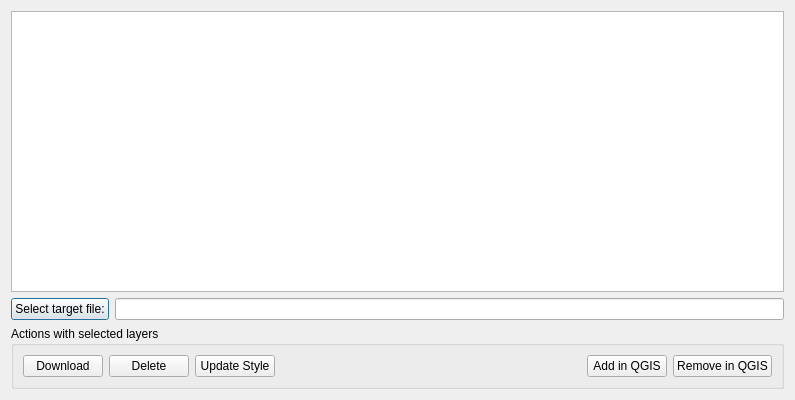
<?xml version="1.0" encoding="UTF-8"?>
<ui version="4.0">
 <class>PostgisLayersManagementDialog</class>
 <widget class="QDialog" name="PostgisLayersManagementDialog">
  <property name="geometry">
   <rect>
    <x>0</x>
    <y>0</y>
    <width>795</width>
    <height>400</height>
   </rect>
  </property>
  <property name="windowTitle">
   <string>PostGIS Layers Management</string>
  </property>
  <layout class="QGridLayout" name="gridLayout_2">
   <item row="0" column="0">
    <widget class="QTableWidget" name="tableWidget"/>
   </item>
   <item row="1" column="0">
    <layout class="QHBoxLayout" name="horizontalLayout_2">
     <item>
      <widget class="QPushButton" name="targetFilePushButton">
       <property name="text">
        <string>Select target file:</string>
       </property>
      </widget>
     </item>
     <item>
      <widget class="QLineEdit" name="targetFileLineEdit">
       <property name="readOnly">
        <bool>true</bool>
       </property>
      </widget>
     </item>
    </layout>
   </item>
   <item row="2" column="0">
    <widget class="QGroupBox" name="actionsGroupBox">
     <property name="title">
      <string>Actions with selected layers</string>
     </property>
     <layout class="QGridLayout" name="gridLayout">
      <item row="0" column="0">
       <layout class="QHBoxLayout" name="horizontalLayout">
        <item>
         <widget class="QPushButton" name="downloadPushButton">
          <property name="text">
           <string>Download</string>
          </property>
         </widget>
        </item>
        <item>
         <widget class="QPushButton" name="deletePushButton">
          <property name="text">
           <string>Delete</string>
          </property>
         </widget>
        </item>
        <item>
         <widget class="QPushButton" name="updateStylePushButton">
          <property name="text">
           <string>Update Style</string>
          </property>
         </widget>
        </item>
        <item>
         <spacer name="horizontalSpacer">
          <property name="orientation">
           <enum>Qt::Horizontal</enum>
          </property>
          <property name="sizeHint" stdset="0">
           <size>
            <width>289</width>
            <height>20</height>
           </size>
          </property>
         </spacer>
        </item>
        <item>
         <widget class="QPushButton" name="addQgisPushButton">
          <property name="text">
           <string>Add in QGIS</string>
          </property>
         </widget>
        </item>
        <item>
         <widget class="QPushButton" name="removeQgisPushButton">
          <property name="text">
           <string>Remove in QGIS</string>
          </property>
         </widget>
        </item>
       </layout>
      </item>
     </layout>
    </widget>
   </item>
  </layout>
 </widget>
 <resources/>
 <connections/>
</ui>
